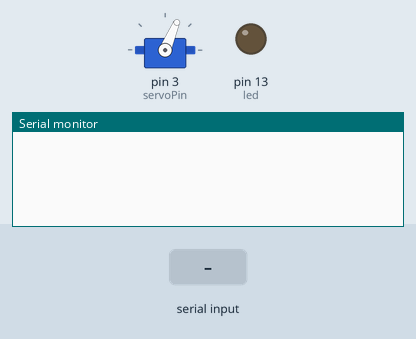
Simulated run of this sketch. Board: Arduino Uno, built with avr-gcc and run on an emulated ATmega328P. On the bench: servo, output pins drawn as LEDs (lit = HIGH), the last lines printed to the serial monitor. The test bench sets the inputs (shaded band).

Above: at 1.2 s.
1.3 s: ")\n" received over Serial
At 1.8 s:
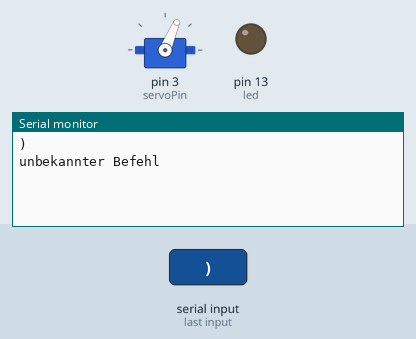
2.8 s: "90,45\n" received over Serial
At 3.2 s:
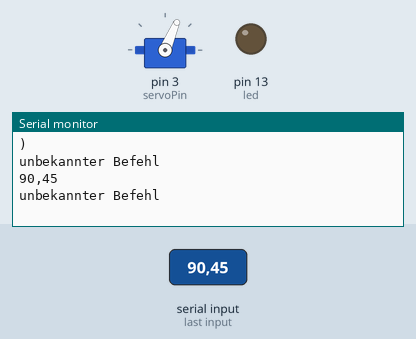
4.3 s: "0\n" received over Serial
At 5.3 s:
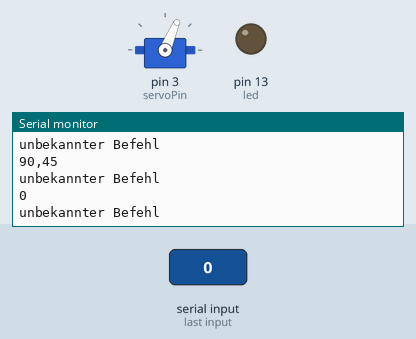

The sketch:

aufgabe-03.5_lsg.ino
```cpp
// Aufgabe 3.5, Stand von 2015-05-20
// Version mit serialEvent()
// Lösung von Michael Hufschmidt   michael@hufschmidt-web.de,
//            Tim Welge            tw@ens-fiti.de
//            Rania Wittenberg     rania_wittenberg@hotmail.com

#include <Servo.h>

// for Servo
const int servoPin = 3;                 // Servo-Pin
const int wmin = 24;                    // Servo-Grenzwert, ermittelt
const int wmax = 159;                   // Servo-Grenzwert, ermittelt
// for LED
const int led = 13;                     // Internal LED
// for Strings
const int len = 160;                    // Länge Zeilenpuffer
const String ziffern = " 0123456789+-"; //

// Variables
char zeile[len];                        // Zeilenpuffer
int pos = 0;                            // Pointer auf ein Zeichen
String command;
Servo neuServo;                         // Servo-Objekt erstellen
int zeit = 100;                         // Wartezeit in ms zwischen Abtastung des Gyros
int winkel = (wmax - wmin) / 2;         // Mittelstellung am Anfang

void setup() {
  // put your setup code here, to run once:
  pinMode(led, OUTPUT);
  digitalWrite(led, LOW);               // LED OFF
  neuServo.attach(servoPin);            // Servo an Pin 3

  moveServo(winkel);
  Serial.begin(9600);
  pos = 0;
}

void loop() {
}  // end loop

void parseCommand() {
  int posZi, posBracket;                // Pointer im Command-String
  String sWinkel;                       // Winkel als String
  command = String(zeile);              // Konvertiere in einen String
  Serial.println(command);              // Zum Testen: Ausgabe auf dem Terminal
  posBracket = command.indexOf(")");
  if ((command.substring(0, 7).compareTo("moveTo(") == 0) && (posBracket > 0) ) {
    posZi = 7;
    while ((ziffern.indexOf(command.charAt(posZi)) >= 0) && (posZi < command.length() + 1)) {
      posZi ++;
    }
    sWinkel = command.substring(7, posZi);
//    Serial.print("posZi = ");           // zum Testen
//    Serial.println(posZi);
//    Serial.println(sWinkel);
    winkel = sWinkel.toInt();
    if ((posZi != posBracket) || (winkel == 0)) {
      Serial.println("ungueltiger Winkel");
    } else {
      if (winkel < wmin) {
        Serial.print(winkel);
        Serial.println(" ist zu klein");
      } else if (winkel > wmax) {
        Serial.print(winkel);
        Serial.println(" ist zu gross");
      } else {
        moveServo(winkel);
        delay(100);
      }
    }
  } else {
    Serial.println("unbekannter Befehl");
  }
}

void moveServo(int w) {
  // Servo auf den Winkel w einstellen
  Serial.print("Winkel = ");            // Ausgabe zur Kontrolle
  Serial.println(w);                    // Ausgabe zur Kontrolle
  neuServo.write(w);                    // Servo einstellen
}

void serialEvent() {
  // somebody wants to talk
  byte c;
  if (Serial.available()) {
    c = Serial.read();
    zeile[pos] = c;
    pos ++;                             // ready for next char
  }
  if (c == '\n') {
    zeile[pos] = 0;                     // terminate String
    pos = 0;
    parseCommand();
  }
}
```

Measured:
- after the input at 1.3 s, the serial monitor: prints a new line at once (image 1)
- after the input at 2.8 s, the serial monitor: prints a new line at once (image 2)
- after the input at 4.3 s, the serial monitor: prints a new line at once (image 3)
